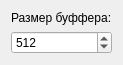
<?xml version="1.0" encoding="UTF-8"?>
<ui version="4.0">
 <class>MainWindow</class>
 <widget class="QDialog" name="MainWindow">
  <property name="geometry">
   <rect>
    <x>0</x>
    <y>0</y>
    <width>113</width>
    <height>57</height>
   </rect>
  </property>
  <property name="windowTitle">
   <string>Dialog</string>
  </property>
  <layout class="QGridLayout" name="gridLayout">
   <item row="1" column="0">
    <widget class="QSpinBox" name="speedBox">
     <property name="maximum">
      <number>10000</number>
     </property>
     <property name="value">
      <number>512</number>
     </property>
     <property name="displayIntegerBase">
      <number>10</number>
     </property>
    </widget>
   </item>
   <item row="0" column="0">
    <widget class="QLabel" name="label">
     <property name="text">
      <string>Размер буффера:</string>
     </property>
    </widget>
   </item>
  </layout>
 </widget>
 <resources/>
 <connections/>
</ui>
